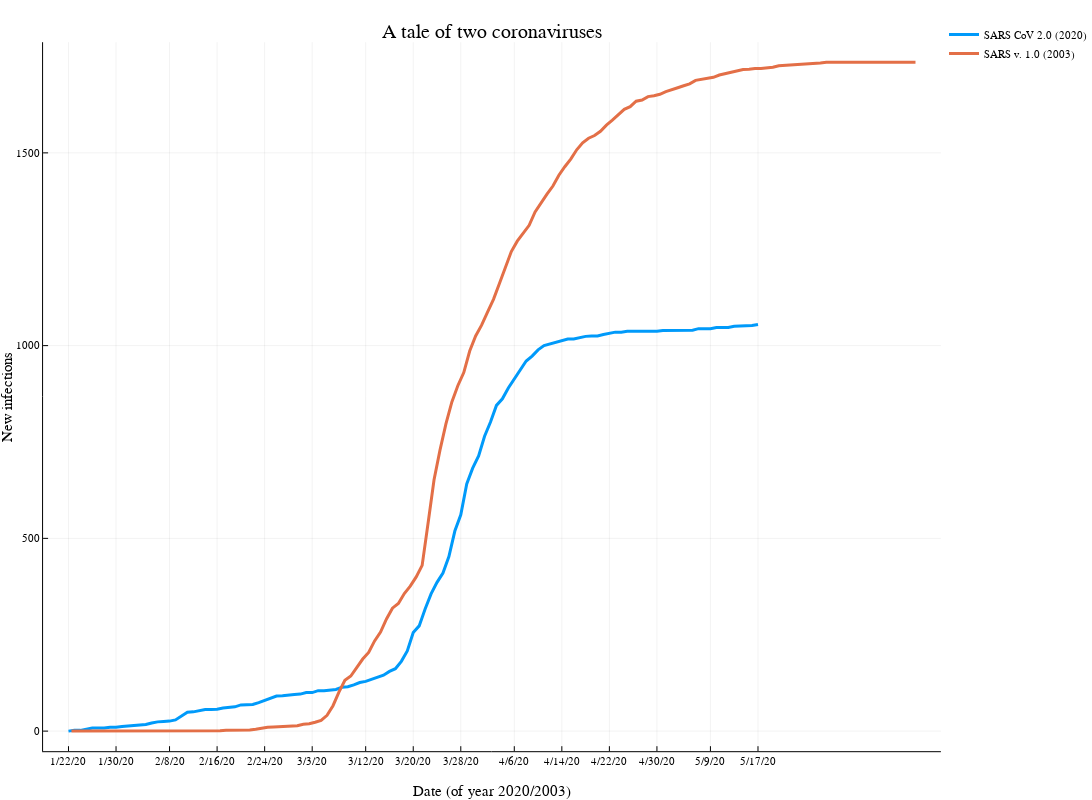

The cell this chart's notebook holds for it:
### Code cell
plot(ddays,hk,title="A tale of two coronaviruses",linewidth=3,label="SARS CoV 2.0 (2020)",size=(1200,800))
plot!(cumsum(sars2003,dims=1),linewidth=3,label="SARS v. 1.0 (2003)",xlabel="Date (of year 2020/2003)",ylabel="New infections")

### Figure 1 — Plotly figure (JSON) as saved in the notebook; plotly's stock layout.template omitted (floating-point values rounded to 4 significant figures; data arrays with more than 128 entries replaced by an {"elided": "..."} marker saying what was removed)
{"data": [{"colorbar": {"title": ""}, "legendgroup": "SARS CoV 2.0 (2020)", "line": {"color": "rgba(0, 154, 250, 1.000)", "dash": "solid", "shape": "linear", "width": 3}, "mode": "lines", "name": "SARS CoV 2.0 (2020)", "showlegend": true, "type": "scatter", "x": [0.5, 1.5, 2.5, 3.5, 4.5, 5.5, 6.5, 7.5, 8.5, 9.5, 10.5, 11.5, 12.5, 13.5, 14.5, 15.5, 16.5, 17.5, 18.5, 19.5, 20.5, 21.5, 22.5, 23.5, 24.5, 25.5, 26.5, 27.5, 28.5, 29.5, 30.5, 31.5, 32.5, 33.5, 34.5, 35.5, 36.5, 37.5, 38.5, 39.5, 40.5, 41.5, 42.5, 43.5, 44.5, 45.5, 46.5, 47.5, 48.5, 49.5, 50.5, 51.5, 52.5, 53.5, 54.5, 55.5, 56.5, 57.5, 58.5, 59.5, 60.5, 61.5, 62.5, 63.5, 64.5, 65.5, 66.5, 67.5, 68.5, 69.5, 70.5, 71.5, 72.5, 73.5, 74.5, 75.5, 76.5, 77.5, 78.5, 79.5, 80.5, 81.5, 82.5, 83.5, 84.5, 85.5, 86.5, 87.5, 88.5, 89.5, 90.5, 91.5, 92.5, 93.5, 94.5, 95.5, 96.5, 97.5, 98.5, 99.5, 100.5, 101.5, 102.5, 103.5, 104.5, 105.5, 106.5, 107.5, 108.5, 109.5, 110.5, 111.5, 112.5, 113.5, 114.5, 115.5, 116.5], "xaxis": "x1", "y": [0, 2, 2, 5, 8, 8, 8, 10, 10, 12, 13, 15, 15, 17, 21, 24, 25, 26, 29, 38, 49, 50, 53, 56, 56, 57, 60, 62, 63, 68, 68, 69, 74, 79, 84, 91, 92, 94, 95, 96, 100, 100, 105, 105, 107, 108, 114, 115, 120, 126, 129, 134, 140, 145, 155, 162, 181, 208, 256, 273, 317, 356, 386, 410, 453, 519, 561, 641, 682, 714, 765, 802, 845, 862, 890, 914, 935, 960, 973, 989, 1000, 1004, 1009, 1012, 1017, 1017, 1021, 1024, 1025, 1025, 1029, 1033, 1035, 1035, 1037, 1037, 1037, 1037, 1037, 1037, 1039, 1039, 1039, 1040, 1040, 1040, 1044, 1044, 1044, 1047, 1047, 1047, 1050, 1051, 1052, 1052, 1055], "yaxis": "y1", "zmax": null, "zmin": null}, {"colorbar": {"title": ""}, "legendgroup": "SARS v. 1.0 (2003)", "line": {"color": "rgba(227, 111, 71, 1.000)", "dash": "solid", "shape": "linear", "width": 3}, "mode": "lines", "name": "SARS v. 1.0 (2003)", "showlegend": true, "type": "scatter", "x": {"elided": "143 int values"}, "xaxis": "x1", "y": {"elided": "143 int values"}, "yaxis": "y1", "zmax": null, "zmin": null}], "layout": {"annotations": [{"font": {"color": "rgba(0, 0, 0, 1.000)", "family": "sans-serif", "size": 20}, "rotation": 0, "showarrow": false, "text": "A tale of two coronaviruses", "x": 0.5212, "xanchor": "center", "xref": "paper", "y": 1, "yanchor": "top", "yref": "paper"}], "height": 800, "legend": {"bgcolor": "rgba(255, 255, 255, 1.000)", "bordercolor": "rgba(0, 0, 0, 1.000)", "font": {"color": "rgba(0, 0, 0, 1.000)", "family": "sans-serif", "size": 11}, "tracegroupgap": 0, "x": 1, "y": 1}, "margin": {"b": 20, "l": 0, "r": 0, "t": 20}, "paper_bgcolor": "rgba(255, 255, 255, 1.000)", "plot_bgcolor": "rgba(255, 255, 255, 1.000)", "showlegend": true, "width": 1200, "xaxis": {"anchor": "y1", "domain": [0.04564, 0.9967], "gridcolor": "rgba(0, 0, 0, 0.100)", "gridwidth": 0.5, "linecolor": "rgba(0, 0, 0, 1.000)", "mirror": false, "range": [-3.775, 147.3], "showgrid": true, "showline": true, "showticklabels": true, "tickangle": 0, "tickcolor": "rgb(0, 0, 0)", "tickfont": {"color": "rgba(0, 0, 0, 1.000)", "family": "sans-serif", "size": 11}, "tickmode": "array", "ticks": "inside", "ticktext": ["1/22/20", "1/30/20", "2/8/20", "2/16/20", "2/24/20", "3/3/20", "3/12/20", "3/20/20", "3/28/20", "4/6/20", "4/14/20", "4/22/20", "4/30/20", "5/9/20", "5/17/20"], "tickvals": [0.5, 8.5, 17.5, 25.5, 33.5, 41.5, 50.5, 58.5, 66.5, 75.5, 83.5, 91.5, 99.5, 108.5, 116.5], "title": "Date (of year 2020/2003)", "titlefont": {"color": "rgba(0, 0, 0, 1.000)", "family": "sans-serif", "size": 15}, "type": "-", "visible": true, "zeroline": false, "zerolinecolor": "rgba(0, 0, 0, 1.000)"}, "yaxis": {"anchor": "x1", "domain": [0.03791, 0.9708], "gridcolor": "rgba(0, 0, 0, 0.100)", "gridwidth": 0.5, "linecolor": "rgba(0, 0, 0, 1.000)", "mirror": false, "range": [-52.05, 1787.0], "showgrid": true, "showline": true, "showticklabels": true, "tickangle": 0, "tickcolor": "rgb(0, 0, 0)", "tickfont": {"color": "rgba(0, 0, 0, 1.000)", "family": "sans-serif", "size": 11}, "tickmode": "array", "ticks": "inside", "ticktext": ["0", "500", "1000", "1500"], "tickvals": [0, 500, 1000, 1500], "title": "New infections", "titlefont": {"color": "rgba(0, 0, 0, 1.000)", "family": "sans-serif", "size": 15}, "type": "-", "visible": true, "zeroline": false, "zerolinecolor": "rgba(0, 0, 0, 1.000)"}}}
